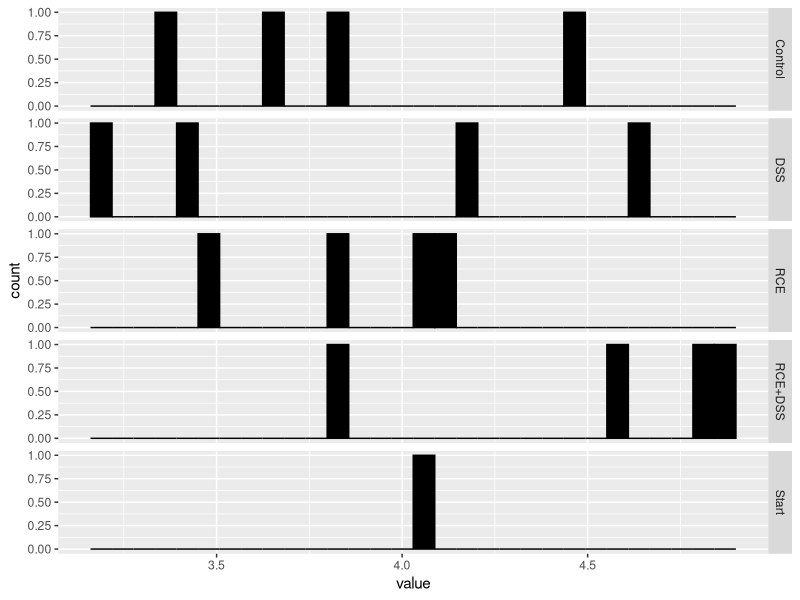

Recreate this plot in R.
library(vegan)
library(ggplot2)
library(tidyverse)
library(dplyr)
library(pwr)

abund_table=read.csv("Species_TSS.csv",row.names=1, check.names=FALSE)
Metadata=read.csv("metadata.csv",row.names=1,sep=',' ,check.names=FALSE)
H=diversity(t(abund_table))
df_H=data.frame(sample=names(H),value=H,measure=rep("Shannon", length(H)))
df_H$Group=as.factor(Metadata$Treatment_group)
df_H_F=select(df_H,Group,value)
p=ggplot(df_H_F, aes(x=value))+
    geom_histogram(color="black", fill="black")+
     facet_grid(Group ~ .)


TOI=read.csv("Filtered_TSS.csv",row.names=1,sep=',' )
RN=rownames(TOI)
TOI = data_frame(subset(TOI, select = c(RCE_plus_DSS_301,RCE_plus_DSS_305,RCE_plus_DSS_313,
                             DSS_334,DSS_339) ))
row.names(TOI)=RN
Treatment_Group=c("RCE_plus_DSS","RCE_plus_DSS","RCE_plus_DSS","DSS","DSS")


power.prop.test(n=10:20, p1=1, p2=.57, sig.level=0.05, power=NULL, alternative=c("one.sided"), strict = FALSE)

for (i in 1:length(RN)){
  Mean_RCE_plus_DSS=rowMeans((TOI[c(i),c(1,2,3)]))/100
  Mean_DSS=rowMeans((TOI[c(i),c(4,5)]))/100
  print(RN[i])
  print(power.prop.test(n=10:40, p1=Mean_RCE_plus_DSS, p2=Mean_DSS, sig.level=0.05, power=NULL, alternative=c("one.sided"), strict = FALSE))
  
}

for (i in 1:length(RN)){
  Mean_RCE_plus_DSS=rowMeans((TOI[c(i),c(1,2,3)]))
  Mean_DSS=rowMeans((TOI[c(i),c(4,5)]))
  print(RN[i])

  print("-----------------------------")

  
  print(pwr.chisq.test(w = abs(Mean_RCE_plus_DSS-Mean_DSS), N = 10:60, df = 1, sig.level = 0.05, power = NULL))
  

  print("-----------------------------")

}


for (i in 1:length(RN)){
  print(RN[i])
  print("-----------------------------")
  p2=rowMeans((TOI[c(i),c(4,5)]))
  p1_l=c(1.1*p2,1.3*p2,1.5*p2,1.7*p2,2*p2,3*p2,4*p2,5*p2,6*p2)
  r=1
  alpha=0.05
  beta=0.20
  n2=20
  for (j in 1:length(p1_l)){
  p1=p1_l[j]
  z=(p1-p2)/sqrt(p1*(1-p1)/n2/r+p2*(1-p2)/n2)
  Power=pnorm(z-qnorm(1-alpha/2))+pnorm(-z-qnorm(1-alpha/2))

  
  
  print(c("Number Of Samples: ",ceiling(n2),"Factor: ",(p1-p2)/p2+1))
  print(c("Power: ",Power))
  
  }
  print("-----------------------------")
  
}
